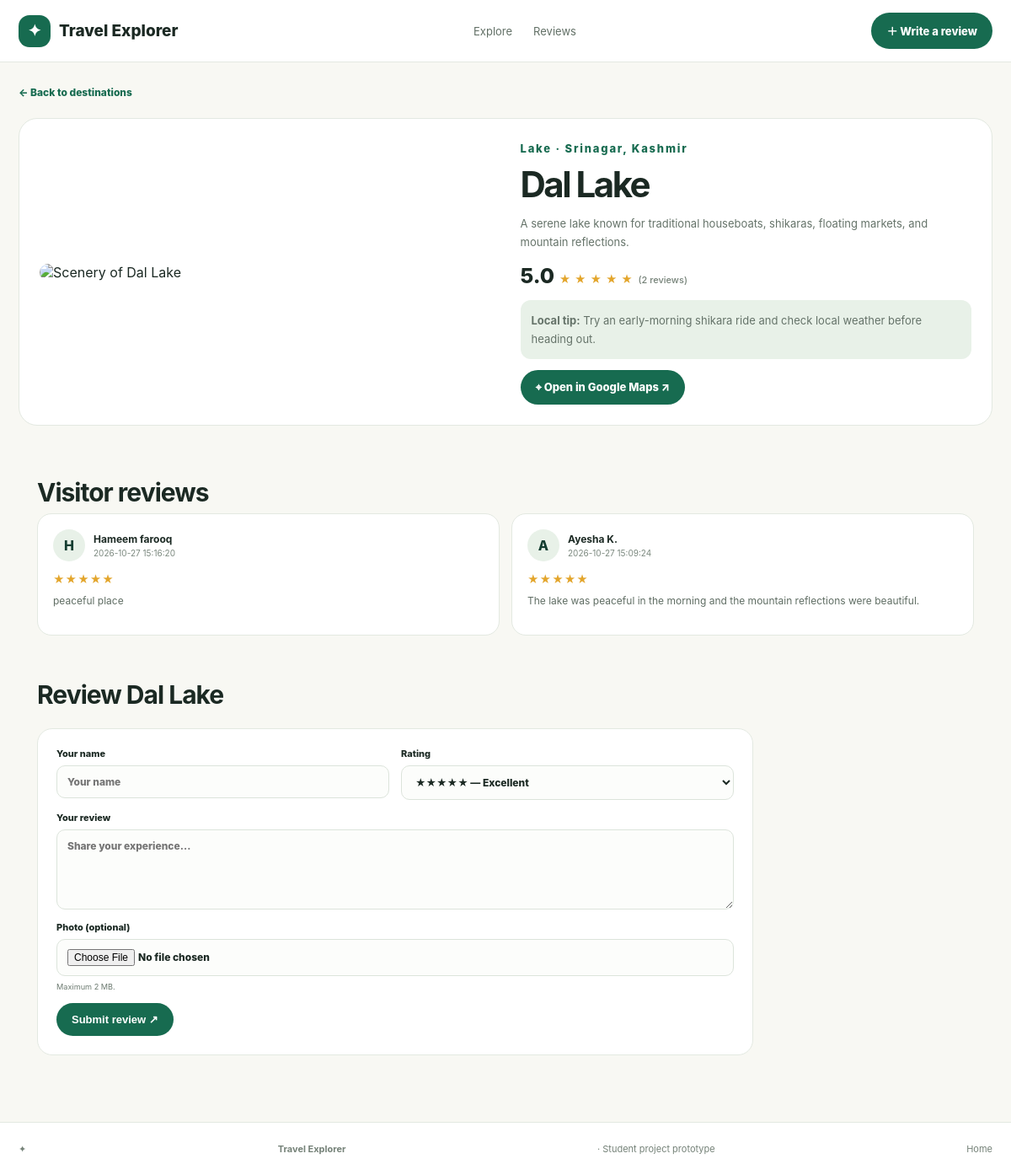
Screenshot of /destination/dal-lake with the database file from the repository.
### tables this page shows
CREATE TABLE reviews (
            id INTEGER PRIMARY KEY AUTOINCREMENT,
            destination_id INTEGER NOT NULL,
            name TEXT NOT NULL,
            rating INTEGER NOT NULL CHECK(rating BETWEEN 1 AND 5),
            comment TEXT NOT NULL,
            photo_filename TEXT,
            created_at TEXT NOT NULL DEFAULT CURRENT_TIMESTAMP
        );

### app.py (the view)
@app.route('/destination/<slug>')
def destination_detail(slug):
    destination = next((d for d in DESTINATIONS if d['slug'] == slug), None)
    if not destination:
        return render_template('404.html'), 404
    conn = connect_db()
    reviews = conn.execute('SELECT * FROM reviews WHERE destination_id=? ORDER BY id DESC', (destination['id'],)).fetchall()
    stats = conn.execute('SELECT COUNT(*) AS total, AVG(rating) AS avg_rating FROM reviews WHERE destination_id=?', (destination['id'],)).fetchone()
    conn.close()
    destination = dict(destination)
    destination['review_count'] = stats['total']
    destination['rating'] = round(stats['avg_rating'], 1) if stats['avg_rating'] is not None else 0
    return render_template('destination.html', destination=destination, reviews=reviews)

### app.py (called while the page is built)
def connect_db():
    conn = sqlite3.connect(DB_PATH)
    conn.row_factory = sqlite3.Row
    return conn

### templates/destination.html
<!doctype html><html lang="en"><head><meta charset="utf-8"><meta name="viewport" content="width=device-width, initial-scale=1"><title>{{ destination.name }} — Travel Explorer</title><link rel="stylesheet" href="{{ url_for('static', filename='style.css') }}"></head><body><header class="nav"><a class="brand" href="{{ url_for('home') }}"><span class="logo">✦</span> Travel Explorer</a><nav><a href="{{ url_for('home') }}#destinations">Explore</a><a href="{{ url_for('home') }}#reviews">Reviews</a></nav><a class="button primary" href="{{ url_for('home') }}#write-review">＋ Write a review</a></header><main class="detail-page"><a class="back" href="{{ url_for('home') }}">← Back to destinations</a><div class="detail-hero"><img src="{{ destination.image_url or url_for('static', filename='images/' + destination.image) }}" alt="Scenery of {{ destination.name }}"><div><p class="eyebrow green">{{ destination.category }} · {{ destination.location }}</p><h1>{{ destination.name }}</h1><p>{{ destination.description }}</p><div class="big-rating">{{ '%.1f'|format(destination.rating) if destination.rating else 'New' }} <span class="stars">★ ★ ★ ★ ★</span> <small>({{ destination.review_count }} reviews)</small></div><p class="tip"><strong>Local tip:</strong> {{ destination.tip }}</p><a class="button primary" target="_blank" rel="noopener" href="https://www.google.com/maps/search/?api=1&query={{ destination.lat }},{{ destination.lng }}">⌖ Open in Google Maps ↗</a></div></div>{% with messages = get_flashed_messages(with_categories=true) %}{% if messages %}<div class="flash-wrap">{% for category, message in messages %}<div class="flash {{ category }}">{{ message }}</div>{% endfor %}</div>{% endif %}{% endwith %}<section class="section"><h2>Visitor reviews</h2><div class="detail-reviews">{% for r in reviews %}<article class="review"><div class="person"><span class="avatar">{{ r.name[0]|upper }}</span><div><strong>{{ r.name }}</strong><small>{{ r.created_at }}</small></div></div><div class="stars">{{ '★' * r.rating }}{{ '☆' * (5-r.rating) }}</div><p>{{ r.comment }}</p>{% if r.photo_filename %}<img class="review-photo" src="{{ url_for('static', filename='uploads/' + r.photo_filename) }}" alt="Photo shared in review">{% endif %}</article>{% else %}<p class="muted">No reviews yet. Be the first to share your experience.</p>{% endfor %}</div></section><section class="section write"><h2>Review {{ destination.name }}</h2><form class="review-form" action="{{ url_for('add_review') }}" method="post" enctype="multipart/form-data"><input type="hidden" name="destination_id" value="{{ destination.id }}"><label>Your name<input name="name" maxlength="45" required placeholder="Your name"></label><label>Rating<select name="rating" required><option value="5">★★★★★ — Excellent</option><option value="4">★★★★☆ — Very good</option><option value="3">★★★☆☆ — Good</option><option value="2">★★☆☆☆ — Fair</option><option value="1">★☆☆☆☆ — Poor</option></select></label><label class="full">Your review<textarea name="comment" minlength="8" maxlength="1000" required placeholder="Share your experience…"></textarea></label><label class="full">Photo (optional)<input type="file" name="photo" accept="image/png,image/jpeg,image/webp,image/gif"><small>Maximum 2 MB.</small></label><button class="button primary" type="submit">Submit review ↗</button></form></section></main><footer>✦ <strong>Travel Explorer</strong> · Student project prototype <span><a href="{{ url_for('home') }}">Home</a></span></footer></body></html>

### static/style.css (style rules this page uses)
:root { --green:#176b50;--deep:#143e31;--pale:#e8f1e8;--bg:#f8f8f3;--text:#1b2923;--muted:#6c7a70;--border:#e3e9e1 }
* { box-sizing:border-box }
html { scroll-behavior:smooth }
body { margin:0;font-family:Inter,ui-sans-serif,system-ui,-apple-system,BlinkMacSystemFont,"Segoe UI",sans-serif;background:var(--bg);color:var(--text) }
a { color:inherit;text-decoration:none }
.nav { height:74px;display:flex;align-items:center;justify-content:space-between;gap:20px;padding:0 max(22px,calc((100% - 1160px)/2));background:#fff;border-bottom:1px solid var(--border);position:sticky;top:0;z-index:5 }
.brand { display:flex;align-items:center;gap:10px;font-weight:850;font-size:19px;white-space:nowrap }
.logo { display:grid;place-items:center;width:38px;height:38px;border-radius:13px;background:var(--green);color:white }
.nav nav { display:flex;gap:25px;font-size:13px;color:#627066 }
.button { display:inline-flex;justify-content:center;align-items:center;border:0;border-radius:999px;padding:12px 18px;font-size:13px;font-weight:800;cursor:pointer }
.primary { background:var(--green);color:#fff }
.eyebrow { font-size:11px;font-weight:850;letter-spacing:1.8px;margin:0 0 10px;color:#d3e8d8 }
.eyebrow.green { color:var(--green) }
h1 { font-size:clamp(38px,5.2vw,62px);line-height:1.04;letter-spacing:-2.5px;margin:12px 0 18px }
.section { width:min(1160px,calc(100% - 44px));margin:0 auto;padding:54px 0 20px }
h2 { font-size:30px;letter-spacing:-1px;margin:7px 0 }
.title-row .rating:first-letter,.stars { color:#e3a52b }
.review-grid,.detail-reviews { display:grid;grid-template-columns:repeat(3,minmax(0,1fr));gap:14px }
.review { padding:18px;border:1px solid var(--border);border-radius:17px;background:#fff }
.person { display:flex;align-items:center;gap:10px }
.avatar { display:grid;place-items:center;width:38px;height:38px;border-radius:50%;background:var(--pale);color:var(--deep);font-weight:850 }
.person strong { display:block;font-size:12px }
.person small { display:block;font-size:10px;color:#7b887e;margin-top:3px }
.stars { font-size:13px;letter-spacing:1px;margin:13px 0 8px }
.review>p { font-size:12px;line-height:1.65;color:#5f6d63;margin:0 0 12px }
.write { padding-top:25px;padding-bottom:55px }
.review-form { display:grid;grid-template-columns:1fr 1fr;gap:14px;max-width:850px;margin-top:22px;padding:22px;background:white;border:1px solid var(--border);border-radius:18px }
.review-form label { display:flex;flex-direction:column;gap:7px;font-size:11px;font-weight:850 }
.review-form input,.review-form select,.review-form textarea { width:100%;border:1px solid #dce4db;border-radius:10px;padding:11px 12px;font:inherit;font-size:12px;background:#fcfdfb;color:var(--text) }
.review-form textarea { min-height:95px;resize:vertical }
.review-form small { font-weight:400;color:var(--muted) }
.review-form .full { grid-column:1/-1 }
.review-form button { justify-self:start }
footer { border-top:1px solid var(--border);padding:24px max(22px,calc((100% - 1160px)/2));font-size:11px;color:#758278;display:flex;justify-content:space-between;gap:14px;flex-wrap:wrap;background:#fff }
.detail-page { width:min(1160px,calc(100% - 44px));margin:24px auto }
.back { font-size:12px;color:var(--green);font-weight:800 }
.detail-hero { display:grid;grid-template-columns:1fr 1fr;gap:35px;align-items:center;margin-top:22px;padding:24px;border:1px solid var(--border);border-radius:22px;background:#fff }
.detail-hero>img { width:100%;border-radius:16px }
.detail-hero h1 { font-size:42px;color:var(--text);margin:8px 0 }
.detail-hero p { font-size:13px;line-height:1.7;color:#657369 }
.big-rating { font-size:25px;font-weight:850;margin:14px 0 }
.big-rating .stars { font-size:13px }
.big-rating small { font-size:11px;color:#748177;font-weight:500 }
.tip { background:var(--pale);padding:13px;border-radius:12px }
.detail-reviews { grid-template-columns:repeat(2,minmax(0,1fr)) }

### rows the page displays
reviews: name "H", name "Hameem farooq", created_at "2026-10-27 15:16:20", rating "★★★★★", comment "peaceful place"
reviews: name "A", name "Ayesha K.", created_at "2026-10-27 15:09:24", rating "★★★★★", comment "The lake was peaceful in the morning and the mountain reflections were beautiful."

### other values shown
{{ destination.category }} "Lake"
{{ destination.location }} "Srinagar, Kashmir"
{{ destination.name }} "Dal Lake"
{{ destination.description }} "A serene lake known for traditional houseboats, shikaras, floating markets, and mountain reflections."
{{ '%.1f'|format(destination.rating) if destination.rating else 'New' }} "5.0"
{{ destination.review_count }} "2"
{{ destination.tip }} "Try an early-morning shikara ride and check local weather before heading out."
